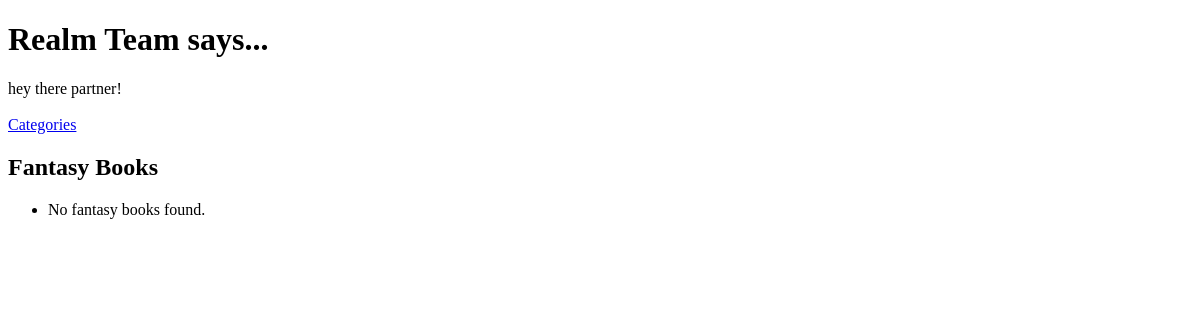
Before: /realm/categories/fantasy/ with the older database file.
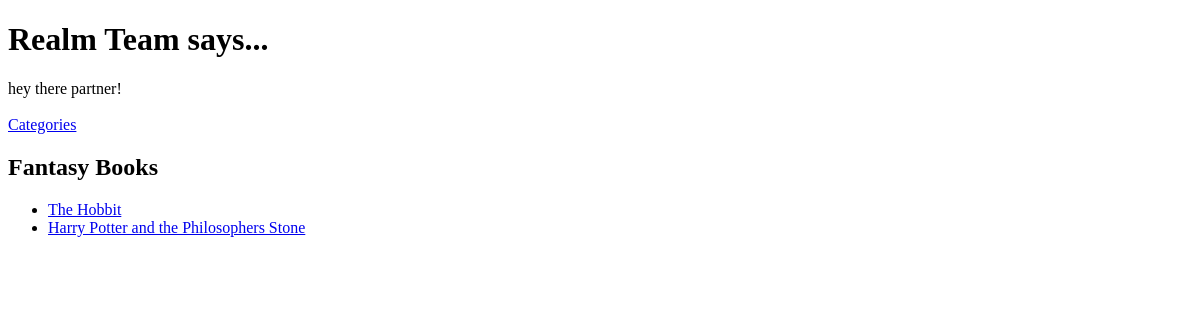
After: the same page with the newer database file.
### realm/models.py (models this page shows, shortened)
class Page(models.Model):
    category = models.ForeignKey(Category, on_delete=models.CASCADE)
    title = models.CharField(max_length=128)
    url = models.URLField()
    views = models.IntegerField(default=0)

### realm/views.py (the view)
# urls.py: path('categories/fantasy/', views.fantasy, name='Fantasy'),
def fantasy(request):
    context_dict = {}
    category_name_slug = 'fantasy'
    try:
        category = Category.objects.get(slug=category_name_slug)
        pages = Page.objects.filter(category=category)
        context_dict['pages'] = pages
        context_dict['category'] = category
    except Category.DoesNotExist:
        context_dict['category'] = None
        context_dict['pages'] = None
    return render(request, 'realm/categories/fantasy.html', context=context_dict)

### templates/realm/categories/fantasy.html (shortened to what this page needs)
<!DOCTYPE html>
<html>
    <head>
    </head>
    <body>
        <h1>Realm Team says...</h1>
        <div>
            hey there partner! <br />
            <strong>{{ boldmessage }}</strong><br />
        </div>
        <div>
            <a href="{% url 'realm:Categories' %}">Categories</a><br />
        </div>
        <div>
            <h2>Fantasy Books</h2>
            <ul>
                {% for page in pages %}
                    <li><a href="{{ page.url }}">{{ page.title }}</a></li>
                {% empty %}
                    <li>No fantasy books found.</li>
                {% endfor %}
            </ul>
        </div>
    </body>
</html>

Changed rows visible on the page:
added Page: title "The Hobbit"
added Page: title "Harry Potter and the Philosophers Stone"
Other visible differences:
text no longer shown: "No fantasy books found."
